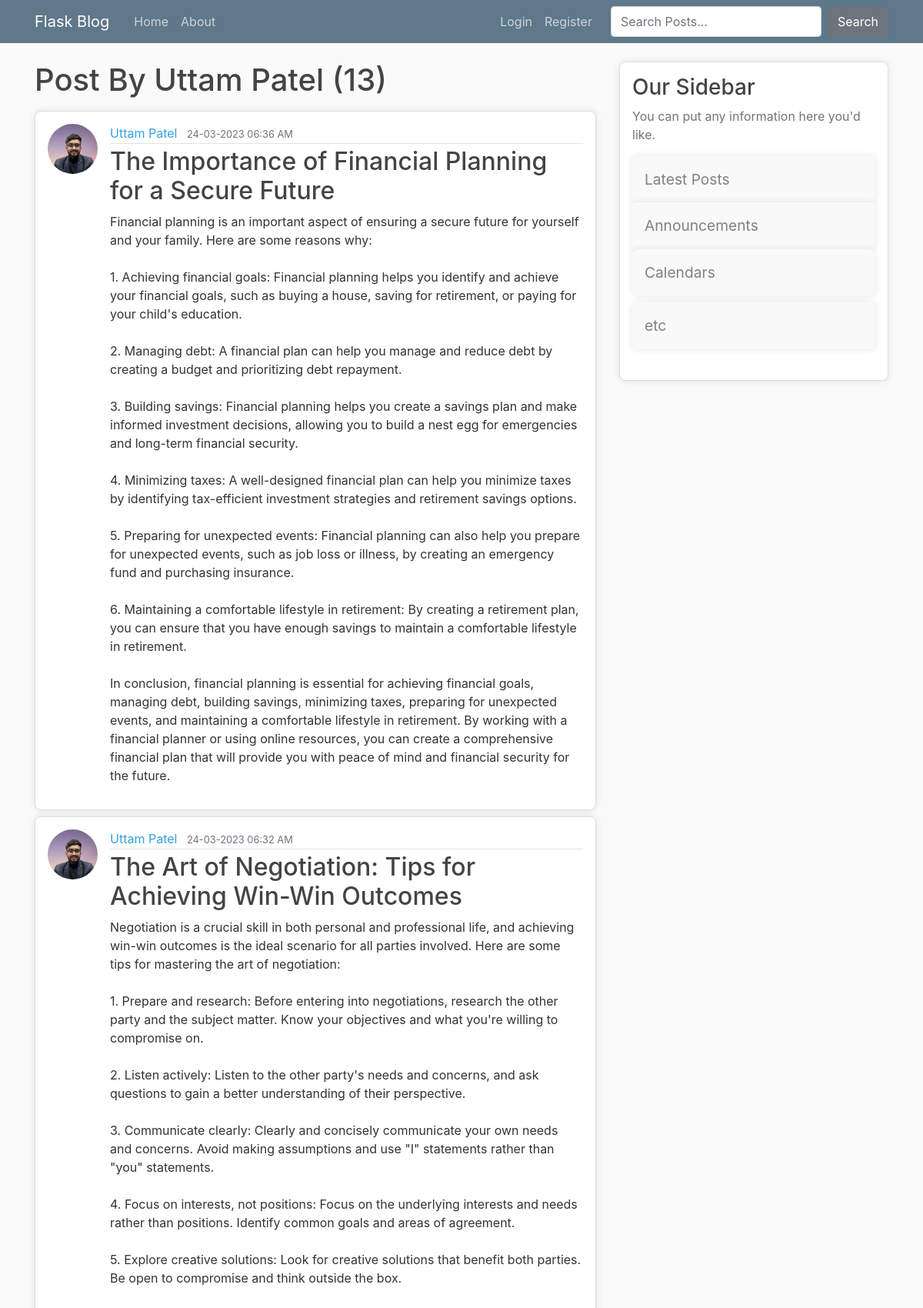
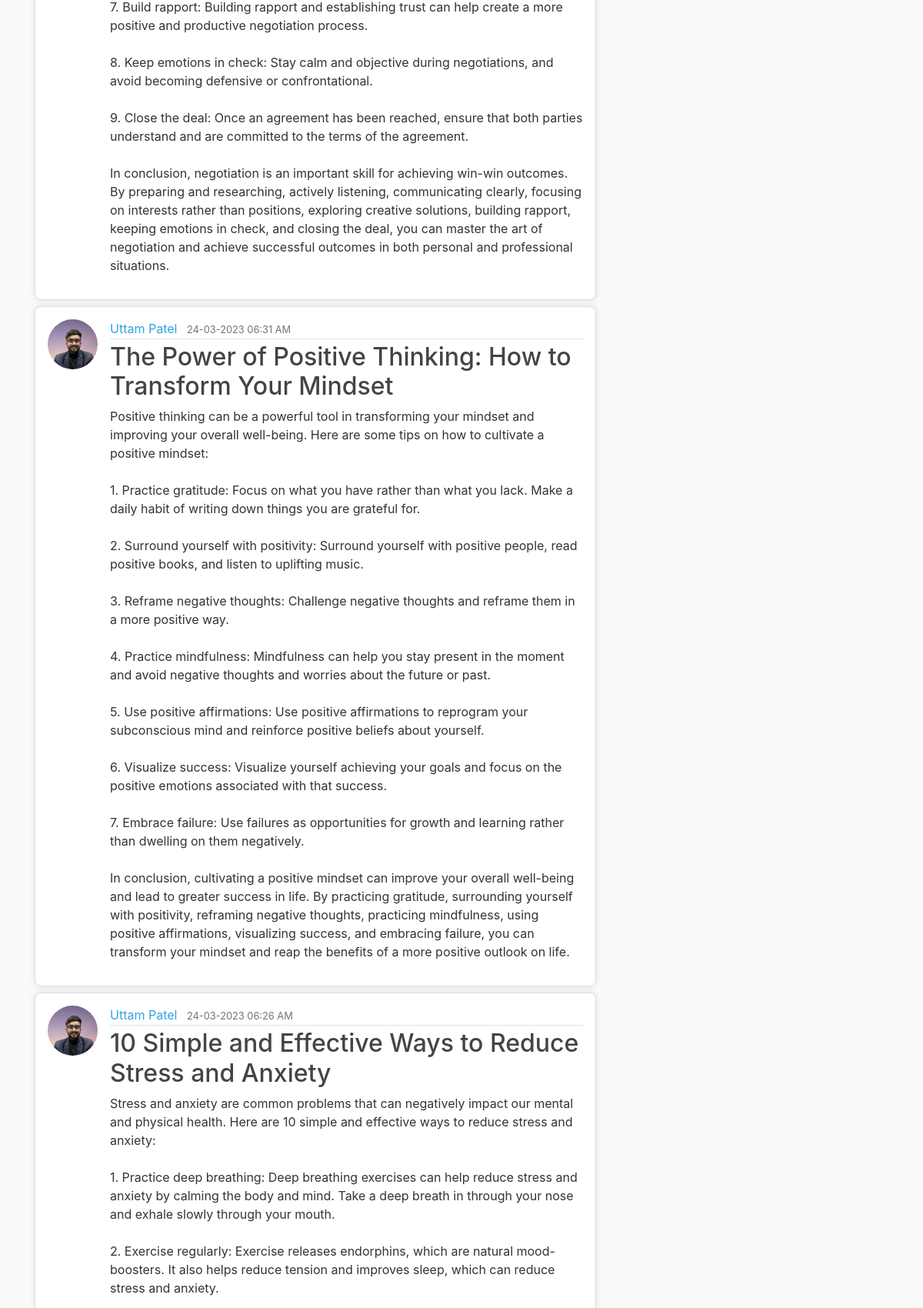
/user/Uttam Patel (upper part), run on the app's committed database (2 pictures, top to bottom).
### flaskblog/models.py (models this page shows, shortened)
class User(db.Model,UserMixin):
    id = db.Column(db.Integer, primary_key=True)
    username = db.Column(db.String(20), unique=True, nullable=False)
    email = db.Column(db.String(120), unique=True, nullable=False)
    image_file = db.Column(db.String(20), nullable=False, default='default.png')
    password = db.Column(db.String(60), nullable=False)
    posts = db.relationship('Post', backref='author', lazy='dynamic')

class Post(db.Model):
    id = db.Column(db.Integer, primary_key=True)
    title = db.Column(db.String(100), nullable=False)
    content = db.Column(db.Text, nullable=False)
    date_posted = db.Column(db.DateTime, nullable=False, default=datetime.utcnow)
    user_id = db.Column(db.Integer, db.ForeignKey('user.id'), nullable=False)

### flaskblog/users/routes.py (the view)
@users.route("/user/<string:username>")
def user_posts(username):
    page = request.args.get('page', 1, type=int)
    user = User.query.filter_by(username=username).first_or_404()
    posts = Post.query.filter_by(author=user)\
        .order_by(Post.date_posted.desc())\
        .paginate(page=page, per_page=5)
    return render_template('user_posts.html', posts=posts, user=user)

### flaskblog/templates/user_posts.html (shortened to what this page needs)
{% extends 'layout.html' %}
{% block content %}
    <h1 class="mb-3">Post By {{ user.username }}  ({{ posts.total }})</h1>
    {% for post in posts.items %}
        <article class="media content-section">
            <img class="rounded-circle article-img" src="{{ url_for('static',filename='profile_pics/'+ post.author.image_file) }}" alt="">
            <div class="media-body">
            <div class="article-metadata">
                <a class="mr-2" href="{{ url_for('users.user_posts',username=post.author.username) }}">{{ post.author.username }}</a>
                <small class="text-muted">{{ post.date_posted.strftime('%d-%m-%Y  %I:%M %p') }}</small>
            </div>
            <h2><a class="article-title" href="{{ url_for('posts.post',post_id = post.id) }}">{{ post.title }}</a></h2>
            <p class="article-content">{{ post.content }}</p>
            </div>
        </article>
    {% endfor %}
{% endblock content %}

### flaskblog/static/main.css (style rules this page uses)
body { background: #fafafa; color: #333333; margin-top: 5rem; }
h1, h2, h3, h4, h5, h6 { color: #444444; }
a { text-decoration: none; }
.content-section { background: #ffffff; padding: 10px 20px; border: 1px solid #dddddd; border-radius: 3px; margin-bottom: 20px; padding: 1rem; margin-bottom: 0.5rem; border-radius: 0.5rem; box-shadow: 0 0 10px rgba(0, 0, 0, 0.1); }
.article-title { color: #444444; }
.article-content { white-space: pre-line; }
.article-img { height: 65px; width: 65px; margin-right: 16px; }
.article-metadata { padding-bottom: 1px; margin-bottom: 4px; border-bottom: 1px solid #e3e3e3 }
a { color: #33a2e1; }

### data on the page
User: username "Uttam Patel"
Post: image_file (picture), author.username "Uttam Patel", date_posted "24-03-2023 06:36 AM", title "The Importance of Financial Planning for a Secure Future", content "Financial planning is an important aspect of ensuring a secure future for yourself and your family. Here are some reasons why: 1. Achieving financial goals: Financial planning helps you identify and achieve your financial goals, such as buying a house, saving for retirement, or paying for your child's education. 2. Managing debt: A financial plan can help you manage and reduce debt by creating a budget and prioritizing debt repayment. 3. Building savings: Financial planning helps you create a savings plan and make informed investment decisions, allowing you to build a nest egg for emergencies and long-term financial security. 4. Minimizing taxes: A well-designed financial plan can help you…"
Post: image_file (picture), author.username "Uttam Patel", date_posted "24-03-2023 06:32 AM", title "The Art of Negotiation: Tips for Achieving Win-Win Outcomes", content "Negotiation is a crucial skill in both personal and professional life, and achieving win-win outcomes is the ideal scenario for all parties involved. Here are some tips for mastering the art of negotiation: 1. Prepare and research: Before entering into negotiations, research the other party and the subject matter. Know your objectives and what you're willing to compromise on. 2. Listen actively: Listen to the other party's needs and concerns, and ask questions to gain a better understanding of their perspective. 3. Communicate clearly: Clearly and concisely communicate your own needs and concerns. Avoid making assumptions and use \"I\" statements rather than \"you\" statements. 4. Focus on…"
Post: image_file (picture), author.username "Uttam Patel", date_posted "24-03-2023 06:31 AM", title "The Power of Positive Thinking: How to Transform Your Mindset", content "Positive thinking can be a powerful tool in transforming your mindset and improving your overall well-being. Here are some tips on how to cultivate a positive mindset: 1. Practice gratitude: Focus on what you have rather than what you lack. Make a daily habit of writing down things you are grateful for. 2. Surround yourself with positivity: Surround yourself with positive people, read positive books, and listen to uplifting music. 3. Reframe negative thoughts: Challenge negative thoughts and reframe them in a more positive way. 4. Practice mindfulness: Mindfulness can help you stay present in the moment and avoid negative thoughts and worries about the future or past. 5. Use positive…"
Post: image_file (picture), author.username "Uttam Patel", date_posted "24-03-2023 06:26 AM", title "10 Simple and Effective Ways to Reduce Stress and Anxiety"

### other printed values
{{ posts.total }} "13"
